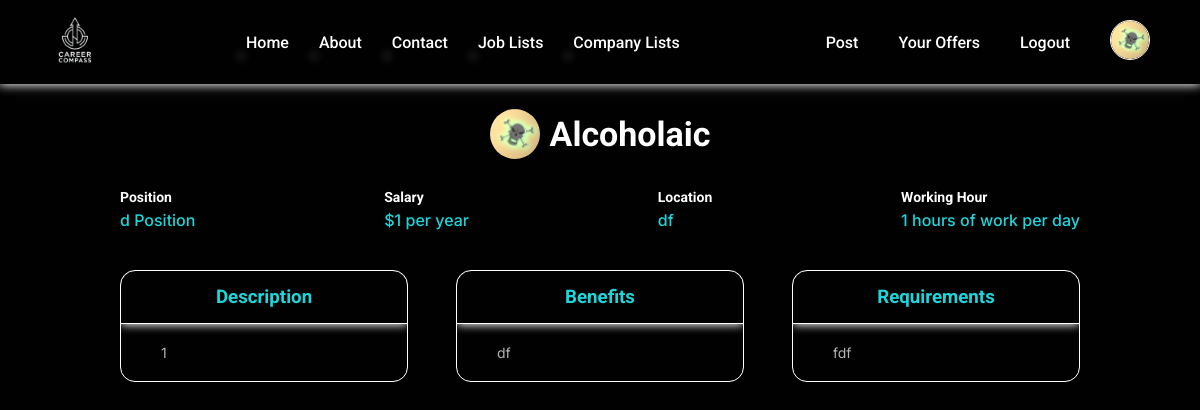
Page /jobDetails/2 (signed in) on the committed database.
### registration/models.py (models this page shows)
class User(AbstractUser):
    pass

class Company(models.Model):
    user = models.OneToOneField(User, on_delete=models.CASCADE, related_name="company")
    image = models.ImageField(upload_to='images/')
    location = models.TextField()
    description = models.TextField()

### jobs/models.py (models this page shows)
class Job(models.Model):
    owner = models.ForeignKey(Company, on_delete=models.CASCADE, related_name="jobs")
    position = models.CharField(max_length=64)
    salary = models.IntegerField()
    location = models.TextField()
    workingTime = models.IntegerField()
    field = models.CharField(max_length=64)
    description = models.TextField()
    requirement = models.TextField()
    benefit = models.TextField()
    type = models.CharField(max_length=4, default="open")
    year = models.IntegerField()
    month = models.IntegerField()
    day = models.IntegerField()
    hour = models.IntegerField()
    minute = models.IntegerField()
    second = models.IntegerField()

### jobs/views.py (the view, shortened to what this page needs)
# urls.py: path("jobDetails/<int:id>", views.jobDetails, name="jobDetails"),
def jobDetails(request, id):
    job = Job.objects.get(pk=id)
    if not job:
        return HttpResponseRedirect(reverse("index"))
    if hasattr(request.user, "company"):
        type = "company"
    else:
        type = "guest"
    return render(request, "job.html", {
        "type" : type,
        "job" : job
    })

### templates/job.html (shortened to what this page needs)
{% extends "layout.html" %}
{% load static %}
{% block css %}
    <link rel="stylesheet" href="{% static 'css/job.css' %}">
{% endblock %}
{% block main %}
    <div class="container">
        <div class="job-details">
            <div class="company">
                <img src="{{job.owner.image.url}}" alt="{{job.owner.user.username}}">
                <h2 class="name">{{job.owner.user.username}}</h2>
            </div>
            <div class="details">
                <div>
                    <h4>Position</h4>
                    <span>{{job.position}} Position</span>
                </div>
                <div>
                    <h4>Salary</h4>
                    <span>${{job.salary}} per year</span>
                </div>
                <div>
                    <h4>Location</h4>
                    <span>{{job.location}}</span>
                </div>
                <div>
                    <h4>Working Hour</h4>
                    <span>{{job.workingTime}} hours of work per day</span>
                </div>
            </div>
        </div>
    </div>
    <div class="job-infos">
        <div class="description info">
            <h3>Description</h3>
            <pre>{{job.description}}</pre>
        </div>
        <div class="benefit info">
            <h3>Benefits</h3>
            <pre>{{job.benefit}}</pre>
        </div>
        <div class="requirement info">
            <h3>Requirements</h3>
            <pre>{{job.requirement}}</pre>
        </div>
    </div>
{% endblock %}

### templates/layout.html (shortened to what this page needs)
{% load static %}
<!DOCTYPE html>
<html lang="en">
<head>
    <link rel="stylesheet" href="{% static 'css/layout.css' %}">
    {% block css %}
    {% endblock %}
</head>
<body>
    <header class="header">
        <nav class="navigation-bar">
            <ul>
                <li>
                    <a href="{% url 'index' %}">
                        <img class="logo" src="{% static 'images/logo.png' %}" alt="CareerCompass">
                    </a>
                </li>
            </ul>
            <ul>
                <li><a href="#">Home</a></li>
                <li><a href="#">About</a></li>
                <li><a href="#">Contact</a></li>
                <li><a href="#">Job Lists</a></li>
                <li><a href="#">Company Lists</a></li>
            </ul>
            <ul>
                {% if type == "employee" %}
                    <li><a href="{% url 'logout' %}">Logout</a></li>
                    <li><a href="#">
                        <img src="{{user.employee.image.url}}" alt="{{user.username}}" class="profile">
                    </a></li>
                {% elif type == "company" %}
                    <li><a href="{% url 'post' %}">Post</a></li>
                    <li><a href="{% url 'offer' %}">Your Offers</a></li>
                    <li><a href="{% url 'logout' %}">Logout</a></li>
                    <li><a href="#">
                        <img src="{{user.company.image.url}}" alt="{{user.username}}" class="profile">
                    </a></li>
                {% else %}
                    <li><a href="{% url 'register_view' %}" class="register">Register</a></li>
                    <li><a href="{% url 'login' %}" class="signin">Sign In</a></li>
                {% endif %}
            </ul>
        </nav>
    </header>
    {% block main %}
    {% endblock %}
</body>
</html>

### static/css/layout.css (style rules this page uses)
* { margin: 0; padding: 0; box-sizing: border-box; }
:root { --backColor : #010101; --textColor : #FFFFFF; --styleColor : #1CD6DC; --headingFont : "Roboto", sans-serif; --textFont : "Inter", sans-serif; --largestSize : 40px; --largeSize : 34px; --mediumSize : 20px; --textSize : 16px; --smallSize : 14px; }
body { min-height: 100vh; background-color: var(--backColor); overflow-x: hidden; }
.profile { width: 40px; height: 40px; border-radius: 50%; object-fit: cover; object-position: center; border: 1px solid var(--textColor); }
.header { background-color: var(--backColor); font-family: var(--headingFont); font-weight: 500; font-size: var(--textSize); box-shadow: 0px 0px 10px 1px var(--textColor); position: sticky; top: 0; z-index: 3; }
.navigation-bar, .navigation-bar ul { display: flex; justify-content: space-between; align-items: center; }
.navigation-bar ul { list-style-type: none; }
.navigation-bar ul li { padding: 0px 5px; }
.header .navigation-bar ul li a { text-decoration: none; color: var(--textColor); }
.logo { width: 80px; margin-left: 30px; }
.navigation-bar ul:nth-child(2) li { margin: 0px 10px; position: relative; }
.navigation-bar ul:nth-child(2) li::after { content: ''; position: absolute; width: 0px; height: 2px; background-color: var(--textColor); left: 0; bottom: -5px; transition: all 0.3s linear; box-shadow: 0px 0px 10px 1px var(--textColor); }
.navigation-bar ul:nth-child(3) { margin-right: 30px; }
.navigation-bar ul:nth-child(3) li { margin: 0px 5px; }
.navigation-bar ul:nth-child(3) li a { padding: 5px 10px; display: block; transition: all 0.3s linear; }

### static/css/job.css (style rules this page uses)
* { margin: 0; padding: 0; box-sizing: border-box; }
:root { --backColor : #010101; --textColor : #FFFFFF; --styleColor : #1CD6DC; --headingFont : "Roboto", sans-serif; --textFont : "Inter", sans-serif; --largestSize : 40px; --largeSize : 34px; --mediumSize : 20px; --textSize : 16px; --smallSize : 14px; }
.container { width: 80%; margin: 10px auto; }
.container .job-details { display: flex; flex-direction: column; }
.container .job-details .details { display: flex; justify-content: space-between; gap: 10px; margin: 10px 0px; }
.company { display: flex; align-items: center; gap: 10px; margin: auto; }
.company img { width: 50px; height: 50px; object-fit: cover; border-radius: 50%; }
.container .job-details .details span { color: var(--styleColor); font-family: var(--textFont); font-size: var(--textSize); font-weight: 500; margin: 5px 0px; }
.name { font-family: var(--headingFont); color: var(--textColor); font-size: var(--largeSize); margin: 20px 0px; }
.job-infos { width: 80%; margin: 30px auto; display: flex; justify-content: space-between; align-items: flex-start; }
.job-infos > div.info { width: 30%; border: 1px solid var(--textColor); border-radius: 15px; max-height: 0px; overflow: hidden; transition: all 2s linear; }
.job-infos > div > h3 { padding: 15px 0px; text-align: center; border-bottom: 1px solid var(--textColor); box-shadow: 0px 1px 10px 0px var(--textColor); border-radius: 15px 15px 0px 0px; font-family: var(--headingFont); color: var(--styleColor); }
.job-infos > div > pre { padding: 20px 40px; font-family: var(--textFont); font-size: var(--smallSize); color: rgba(255, 255, 255, 0.7) }
.details > div > h4 { font-family: var(--headingFont); color: var(--textColor); font-size: var(--smallSize); margin: 5px 0px; }
.details > div > span { font-size: var(--smallSize); }
.benefit { transition-delay: 1s; }
.requirement { transition-delay: 2s; }

### rows in the picture
User: company.image (picture)
Job: owner.image (picture), owner.user.username "Alcoholaic", position "d", salary "1", location "df", workingTime "1", description "1", benefit "df", requirement "fdf"
